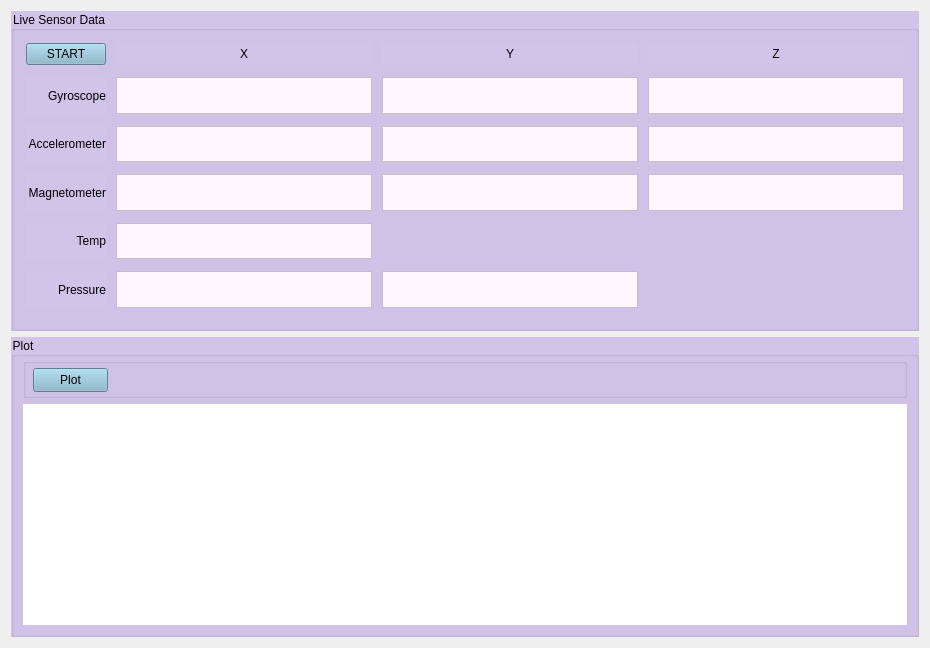
      <widget class="QWidget" name="tabSensors">
       <attribute name="title">
        <string>Sensors</string>
       </attribute>
       <layout class="QGridLayout" name="gridLayout_3">
        <item row="0" column="0">
         <layout class="QVBoxLayout" name="verticalLayout">
          <property name="sizeConstraint">
           <enum>QLayout::SetMinimumSize</enum>
          </property>
          <item>
           <widget class="QGroupBox" name="groupBox_4">
            <property name="enabled">
             <bool>true</bool>
            </property>
            <property name="sizePolicy">
             <sizepolicy hsizetype="Preferred" vsizetype="Fixed">
              <horstretch>0</horstretch>
              <verstretch>0</verstretch>
             </sizepolicy>
            </property>
            <property name="minimumSize">
             <size>
              <width>0</width>
              <height>320</height>
             </size>
            </property>
            <property name="maximumSize">
             <size>
              <width>16777215</width>
              <height>320</height>
             </size>
            </property>
            <property name="styleSheet">
             <string notr="true">background-color: rgb(209, 196, 233);</string>
            </property>
            <property name="title">
             <string>Live Sensor Data</string>
            </property>
            <layout class="QGridLayout" name="gridLayout_2">
             <property name="leftMargin">
              <number>12</number>
             </property>
             <property name="topMargin">
              <number>12</number>
             </property>
             <property name="rightMargin">
              <number>12</number>
             </property>
             <property name="bottomMargin">
              <number>20</number>
             </property>
             <property name="horizontalSpacing">
              <number>10</number>
             </property>
             <property name="verticalSpacing">
              <number>12</number>
             </property>
             <item row="0" column="0">
              <widget class="QPushButton" name="pushButton_5">
               <property name="styleSheet">
                <string notr="true">background-color: rgb(130, 179, 201);</string>
               </property>
               <property name="text">
                <string>START</string>
               </property>
              </widget>
             </item>
             <item row="0" column="1">
              <widget class="QLabel" name="label_17">
               <property name="text">
                <string>X</string>
               </property>
               <property name="alignment">
                <set>Qt::AlignCenter</set>
               </property>
              </widget>
             </item>
             <item row="0" column="2">
              <widget class="QLabel" name="label_18">
               <property name="text">
                <string>Y</string>
               </property>
               <property name="alignment">
                <set>Qt::AlignCenter</set>
               </property>
              </widget>
             </item>
             <item row="0" column="3">
              <widget class="QLabel" name="label_19">
               <property name="text">
                <string>Z</string>
               </property>
               <property name="alignment">
                <set>Qt::AlignCenter</set>
               </property>
              </widget>
             </item>
             <item row="1" column="0">
              <widget class="QLabel" name="label_12">
               <property name="text">
                <string>Gyroscope</string>
               </property>
               <property name="alignment">
                <set>Qt::AlignRight|Qt::AlignTrailing|Qt::AlignVCenter</set>
               </property>
              </widget>
             </item>
             <item row="1" column="1">
              <widget class="QPlainTextEdit" name="plainTextEdit_4">
               <property name="sizePolicy">
                <sizepolicy hsizetype="Expanding" vsizetype="Fixed">
                 <horstretch>0</horstretch>
                 <verstretch>0</verstretch>
                </sizepolicy>
               </property>
               <property name="styleSheet">
                <string notr="true">background-color: rgb(255, 247, 255);</string>
               </property>
              </widget>
             </item>
             <item row="1" column="2">
              <widget class="QPlainTextEdit" name="plainTextEdit_5">
               <property name="sizePolicy">
                <sizepolicy hsizetype="Expanding" vsizetype="Fixed">
                 <horstretch>0</horstretch>
                 <verstretch>0</verstretch>
                </sizepolicy>
               </property>
               <property name="styleSheet">
                <string notr="true">background-color: rgb(255, 247, 255);</string>
               </property>
              </widget>
             </item>
             <item row="1" column="3">
              <widget class="QPlainTextEdit" name="plainTextEdit_6">
               <property name="sizePolicy">
                <sizepolicy hsizetype="Expanding" vsizetype="Fixed">
                 <horstretch>0</horstretch>
                 <verstretch>0</verstretch>
                </sizepolicy>
               </property>
               <property name="styleSheet">
                <string notr="true">background-color: rgb(255, 247, 255);</string>
               </property>
              </widget>
             </item>
             <item row="2" column="0">
              <widget class="QLabel" name="label_13">
               <property name="text">
                <string>Accelerometer</string>
               </property>
               <property name="alignment">
                <set>Qt::AlignRight|Qt::AlignTrailing|Qt::AlignVCenter</set>
               </property>
              </widget>
             </item>
             <item row="2" column="1">
              <widget class="QPlainTextEdit" name="plainTextEdit_7">
               <property name="sizePolicy">
                <sizepolicy hsizetype="Expanding" vsizetype="Fixed">
                 <horstretch>0</horstretch>
                 <verstretch>0</verstretch>
                </sizepolicy>
               </property>
               <property name="styleSheet">
                <string notr="true">background-color: rgb(255, 247, 255);</string>
               </property>
              </widget>
             </item>
             <item row="2" column="2">
              <widget class="QPlainTextEdit" name="plainTextEdit_8">
               <property name="sizePolicy">
                <sizepolicy hsizetype="Expanding" vsizetype="Fixed">
                 <horstretch>0</horstretch>
                 <verstretch>0</verstretch>
                </sizepolicy>
               </property>
               <property name="styleSheet">
                <string notr="true">background-color: rgb(255, 247, 255);</string>
               </property>
              </widget>
             </item>
             <item row="2" column="3">
              <widget class="QPlainTextEdit" name="plainTextEdit_9">
               <property name="sizePolicy">
                <sizepolicy hsizetype="Expanding" vsizetype="Fixed">
                 <horstretch>0</horstretch>
                 <verstretch>0</verstretch>
                </sizepolicy>
               </property>
               <property name="styleSheet">
                <string notr="true">background-color: rgb(255, 247, 255);</string>
               </property>
              </widget>
             </item>
             <item row="3" column="0">
              <widget class="QLabel" name="label_14">
               <property name="text">
                <string>Magnetometer</string>
               </property>
               <property name="alignment">
                <set>Qt::AlignRight|Qt::AlignTrailing|Qt::AlignVCenter</set>
               </property>
              </widget>
             </item>
             <item row="3" column="1">
              <widget class="QPlainTextEdit" name="plainTextEdit_10">
               <property name="sizePolicy">
                <sizepolicy hsizetype="Expanding" vsizetype="Fixed">
                 <horstretch>0</horstretch>
                 <verstretch>0</verstretch>
                </sizepolicy>
               </property>
               <property name="styleSheet">
                <string notr="true">background-color: rgb(255, 247, 255);</string>
               </property>
              </widget>
             </item>
             <item row="3" column="2">
              <widget class="QPlainTextEdit" name="plainTextEdit_11">
               <property name="sizePolicy">
                <sizepolicy hsizetype="Expanding" vsizetype="Fixed">
                 <horstretch>0</horstretch>
                 <verstretch>0</verstretch>
                </sizepolicy>
               </property>
               <property name="styleSheet">
                <string notr="true">background-color: rgb(255, 247, 255);</string>
               </property>
              </widget>
             </item>
             <item row="3" column="3">
              <widget class="QTextEdit" name="textEdit_3">
               <property name="sizePolicy">
                <sizepolicy hsizetype="Expanding" vsizetype="Fixed">
                 <horstretch>0</horstretch>
                 <verstretch>0</verstretch>
                </sizepolicy>
               </property>
               <property name="styleSheet">
                <string notr="true">background-color: rgb(255, 247, 255);</string>
               </property>
              </widget>
             </item>
             <item row="4" column="0">
              <widget class="QLabel" name="label_15">
               <property name="text">
                <string>Temp</string>
               </property>
               <property name="alignment">
                <set>Qt::AlignRight|Qt::AlignTrailing|Qt::AlignVCenter</set>
               </property>
              </widget>
             </item>
             <item row="4" column="1">
              <widget class="QPlainTextEdit" name="plainTextEdit_12">
               <property name="sizePolicy">
                <sizepolicy hsizetype="Expanding" vsizetype="Fixed">
                 <horstretch>0</horstretch>
                 <verstretch>0</verstretch>
                </sizepolicy>
               </property>
               <property name="styleSheet">
                <string notr="true">background-color: rgb(255, 247, 255);</string>
               </property>
              </widget>
             </item>
             <item row="5" column="0">
              <widget class="QLabel" name="label_16">
               <property name="text">
                <string>Pressure</string>
               </property>
               <property name="alignment">
                <set>Qt::AlignRight|Qt::AlignTrailing|Qt::AlignVCenter</set>
               </property>
              </widget>
             </item>
             <item row="5" column="1">
              <widget class="QTextEdit" name="textEdit_4">
               <property name="sizePolicy">
                <sizepolicy hsizetype="Expanding" vsizetype="Fixed">
                 <horstretch>0</horstretch>
                 <verstretch>0</verstretch>
                </sizepolicy>
               </property>
               <property name="styleSheet">
                <string notr="true">background-color: rgb(255, 247, 255);</string>
               </property>
              </widget>
             </item>
             <item row="5" column="2">
              <widget class="QPlainTextEdit" name="plainTextEdit_13">
               <property name="styleSheet">
                <string notr="true">background-color: rgb(255, 247, 255);</string>
               </property>
              </widget>
             </item>
            </layout>
           </widget>
          </item>
          <item>
           <widget class="QGroupBox" name="groupBox_5">
            <property name="sizePolicy">
             <sizepolicy hsizetype="Expanding" vsizetype="Expanding">
              <horstretch>0</horstretch>
              <verstretch>0</verstretch>
             </sizepolicy>
            </property>
            <property name="minimumSize">
             <size>
              <width>0</width>
              <height>300</height>
             </size>
            </property>
            <property name="styleSheet">
             <string notr="true">background-color: rgb(209, 196, 233);</string>
            </property>
            <property name="title">
             <string>Plot</string>
            </property>
            <layout class="QVBoxLayout" name="verticalLayout_2">
             <property name="topMargin">
              <number>1</number>
             </property>
             <item>
              <widget class="QGroupBox" name="groupBox_7">
               <property name="minimumSize">
                <size>
                 <width>0</width>
                 <height>40</height>
                </size>
               </property>
               <property name="title">
                <string/>
               </property>
               <widget class="QPushButton" name="pushButton_6">
                <property name="geometry">
                 <rect>
                  <x>10</x>
                  <y>10</y>
                  <width>75</width>
                  <height>24</height>
                 </rect>
                </property>
                <property name="styleSheet">
                 <string notr="true">background-color: rgb(130, 179, 201);</string>
                </property>
                <property name="text">
                 <string>Plot</string>
                </property>
               </widget>
              </widget>
             </item>
             <item>
              <widget class="QWidget" name="widget" native="true">
               <property name="sizePolicy">
                <sizepolicy hsizetype="Expanding" vsizetype="Expanding">
                 <horstretch>0</horstretch>
                 <verstretch>0</verstretch>
                </sizepolicy>
               </property>
               <property name="styleSheet">
                <string notr="true">background-color: rgb(255, 255, 255);</string>
               </property>
              </widget>
             </item>
            </layout>
           </widget>
          </item>
         </layout>
        </item>
       </layout>
      </widget>
